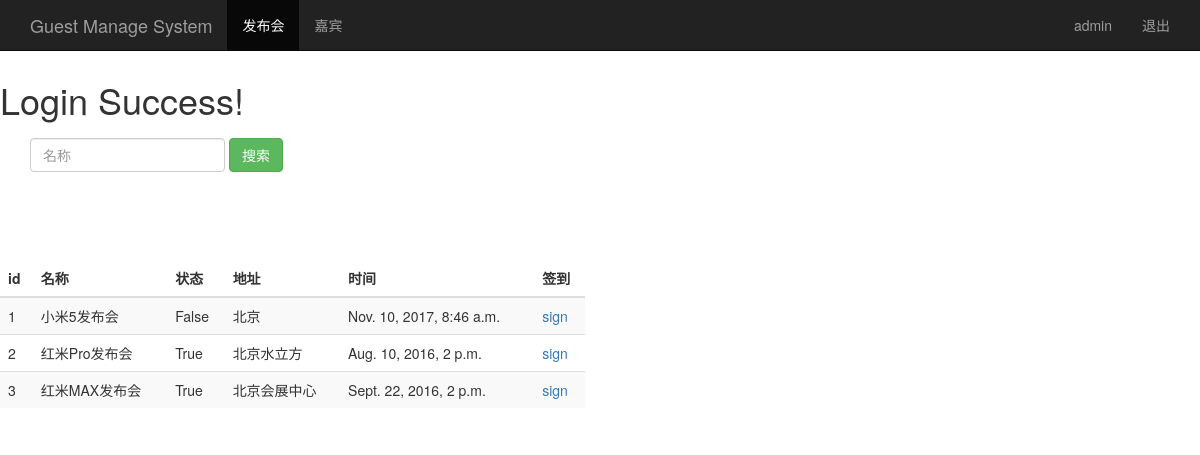
The page /event_manage/ (signed in) on the database its author committed.
### sign/models.py (models this page shows, shortened)
class Event(models.Model):
	name = models.CharField(max_length = 100)
	limit = models.IntegerField()
	status = models.BooleanField()
	address = models.CharField(max_length = 200)
	start_time = models.DateTimeField('events time')
	create_time = models.DateTimeField(auto_now = True)

### sign/views.py (the view)
# urls.py: url(r'^event_manage/$', views.event_manage),
@login_required
def event_manage(request):
	event_list = Event.objects.all()
	username = request.session.get('user', '')
	return render(request, "event_manage.html", {"user":username,
												"events":event_list})

### sign/templates/event_manage.html (shortened to what this page needs)
<!DOCTYPE html>
<html>
<head>
	{% load bootstrap3 %}
	{% bootstrap_css %}
</head>
<body role="decument">
	<nav class="navbar navbar-inverse navbar-fixed-top">
		<div class="container">
			<div class="navbar-header">
				<a class="navbar-brand" href="/event_manage/">Guest Manage System</a>
			</div>
			<div id="navbar" class="collapse navbar-collapse">
				<ul class="nav navbar-nav">
					<li class="active"><a href="#">发布会</a></li>
					<li><a href="/guest_manage/">嘉宾</a></li>
				</ul>
				<ul class="nav navbar-nav navbar-right">
					<li><a href="#">{{user}}</a></li>
					<li><a href="/logout/">退出</a></li>
				</ul>
			</div>
		</div>
	</nav>
	<div class="page_header" style="padding-top: 60px;">
		<h1>Login Success!</h1>
		<div id="navabr" class="navbar-collapse collapse">
			<form class="navbar-form" method="get" action="/search_name/">
				<div class="form-group">
					<input type="text" name="name" placeholder="名称" class="form-control">
				</div>
				<button type="submit" class="btn btn-success">搜索</button>
			</form>
		</div>
	</div>
	<div class="row" style="padding-top: 80px;">
		<div class="col-md-6">
			<table class="table table-striped">
				<thead>
					<tr>
						<th>id</th><th>名称</th><th>状态</th><th>地址</th><th>时间</th>
						<th>签到</th>
					</tr>
				</thead>
				<tbody>
					{% for event in events %}
						<tr>
							<td>{{event.id}}</td>
							<td>{{event.name}}</td>
							<td>{{event.status}}</td>
							<td>{{event.address}}</td>
							<td>{{event.start_time}}</td>
							<td>
								<a href="/sign_index/{{ event.id }}/" target="{{ event.id }}_blank">sign</a>
							</td>
						</tr>
					{% endfor %}
				</tbody>
			</table>
		</div>
	</div>
</body>
</html>

### rows shown on the page
Event: id "1", name "小米5发布会", status "False", address "北京", start_time "Nov. 10, 2017, 8:46 a.m."
Event: id "2", name "红米Pro发布会", status "True", address "北京水立方", start_time "Aug. 10, 2016, 2 p.m."
Event: id "3", name "红米MAX发布会", status "True", address "北京会展中心", start_time "Sept. 22, 2016, 2 p.m."

### other values the page prints
{{ user }} "admin"
